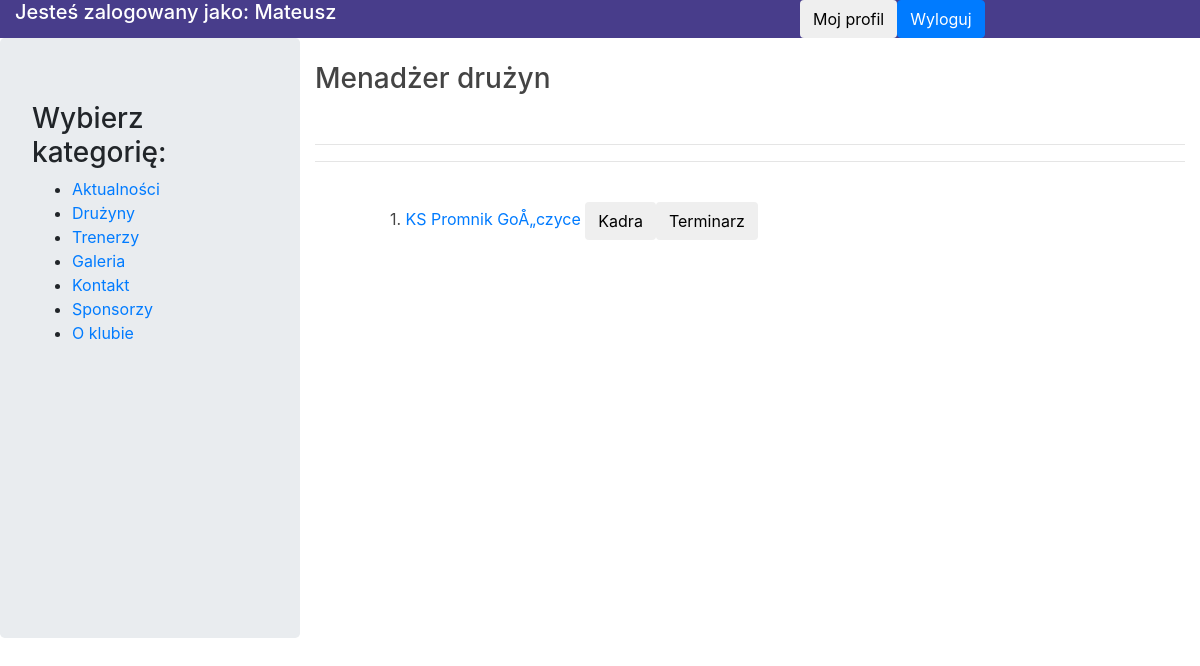
The app's page /admin/panel.php?strona=teams (signed in), older data.
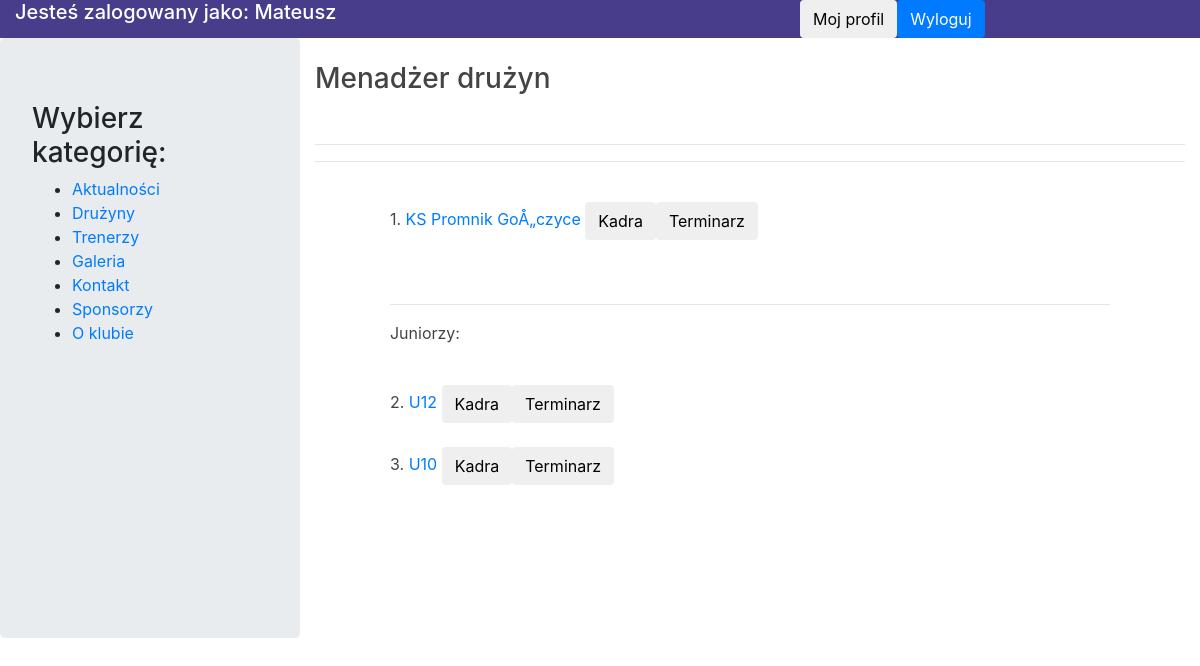
The same page, newer data.
### tables this page shows
CREATE TABLE `teams` (
  `team_id` int(11) NOT NULL,
  `name` text NOT NULL,
  `description` text NOT NULL,
  `link` text NOT NULL,
  `coach_id` int(11) DEFAULT NULL,
  `team_photo` text NOT NULL
);

### admin/panel/view/team_list.php (the view, shortened to what this page needs)
<?php
function team_list() {
    require_once('../admin/scripts/connect.php');
    $con = mysqli_connect($host, $usr, $pass, $db);
    $q = mysqli_query($con, "SELECT * FROM teams");
    echo '<br><h3>Menadżer drużyn</h3><br><hr>';
    if($_SESSION['usr_name'] === 'Mateusz Rusak') {
        echo '<form action="../admin/panel/model/team_add.php" method="post" class="row">
            <div class="col-md-1"></div>
            <input type="text" name="team" placeholder="Wpisz nazwę nowej drużyny" class="form-control col-md-6">
            <input type="submit" value="Dodaj drużynę" class="btn">
            </form>
            <br><hr>';
    }
    else {
        echo '<hr><br>';
    }
    $i = 1;
    echo '<div class="row"><div class="col-md-1"></div><div class="col-md-10">';
    while($row = mysqli_fetch_array($q)) {
        if($row[0] == 2) {
            echo "<br><hr><p>Juniorzy:</p><br>";
        }
        echo '<span>'.$i.'. <a href="/promnik/admin/panel.php?strona=edytujdruzyne&id='.$row[0].'">'.$row[1].'</a> <a href="../admin/panel.php?strona=zawodnicy&druzyna='.$row[0].'"><button class="btn">Kadra</button></a><a href="../admin/panel.php?strona=terminarz&druzyna='.$row[0].'"><button class="btn">Terminarz</button></a></span><br><br>';
        $i++;
    }
    echo '</div></div>';
}
?>

Row changes from the older to the newer data that the page shows:
added teams: shows "Juniorzy:", name "U12"
added teams: name "U10"
